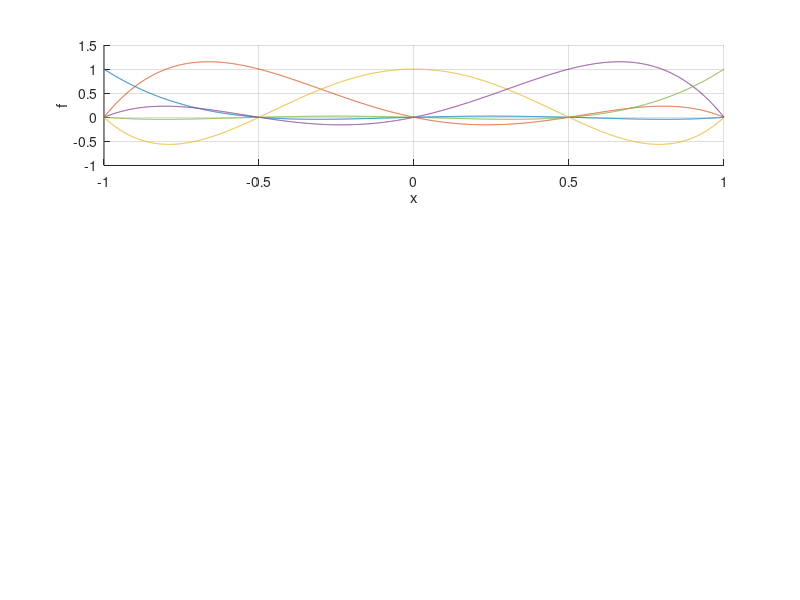

This chart was generated by the following MATLAB code: (Note: this script raises an error after producing the figure.)
function [f,df,DATAOUT] = LagrangePolynomial1Dgen(xLIMloc,x,DATALOC)
% See LagrangePolynomial1D_aux.mlx
if nargin == 0
    xLIMloc = [-1,1] ;
    x = linspace(-1,1,2000)' ;
    DATALOC.PORDER = 4 ;
end
PLOT_LOCAL = 1;


polORDER =DATALOC.PORDER ;


nnodes =polORDER + 1;
xnodes = linspace(xLIMloc(1),xLIMloc(2),nnodes) ;
Mpoints =   size(x,1) ;

DATAOUT.xnodes = xnodes ;

f = ones(Mpoints,nnodes) ;

for i = 1:(polORDER+1)
    for j =1:(polORDER+1)
        if i ~= j
            f(:,i) = f(:,i).*(x-xnodes(j))/(xnodes(i)-xnodes(j)) ;
        end
    end
end


if  PLOT_LOCAL == 1
    %  figure(45)
    
    subplot(3,1,1)
    xlabel('x')
    ylabel('f')
    hold on
    grid on
    for iplot = 1:size(f,2)
        plot(x,f(:,iplot)) ;
    end
end

% Derivatives, see LagrangePolynomial1D_aux.mlx
DATALOC = DefaultField(DATALOC,'EvaluateGradientsHere',1) ;
if DATALOC.EvaluateGradientsHere == 1
    
    df = zeros(Mpoints,nnodes) ;
    
    
    % "DIRECT" VERSION
    % ---------------
    % for i =1: (polORDER+1)
    %     for k=1:(polORDER+1)
    %
    %         % -----------------------------
    %         if k ~=i
    %              g = 1 ;
    %             for j=1:(polORDER+1)
    %                 if i~=j && j~=k
    %                     g = g.*(x-xnodes(j))/(xnodes(i)-xnodes(j)) ;
    %                 end
    %             end
    %              % -----------------------------
    %         df(:,i) = df(:,i) +  g/(xnodes(i)-xnodes(k)) ;
    %         end
    %
    %     end
    % end
    
    % Indirect way
    for i =1: (polORDER+1)
        df(:,i) = LagrangianDerLOC(Mpoints,polORDER,xnodes,x,i) ;
    end
    
    if  PLOT_LOCAL == 1
        %   figure(45)
        
        subplot(3,1,2)
        xlabel('x')
        ylabel('df/dx')
        hold on
        grid on
        for iplot = 1:size(df,2)
            plot(x,df(:,iplot)) ;
        end
    end
    
    
    
    
    % Second derivative , see LagrangePolynomial1D_aux.mlx
    %-----------------------------------------------------------
    ddf = zeros(Mpoints,nnodes) ;
    
    for i =1: (polORDER+1)
        for k = 1:(polORDER+1)
            if i~=k
                R =  LagrangianDERlocSUB(Mpoints,polORDER,xnodes,x,i,k);
                ddf(:,i) = ddf(:,i) + R/(xnodes(i)-xnodes(k)) ;
            end
        end
    end
    
    if  PLOT_LOCAL == 1
        %   figure(45)
        
        subplot(3,1,3)
        xlabel('x')
        ylabel('d2f/dx2')
        hold on
        grid on
        for iplot = 1:size(ddf,2)
            plot(x,ddf(:,iplot)) ;
        end
    end
    
else
    df = [] ; 
    ddf = [] ; 
end



%f= f ;
df = {df} ;
ddf = ddf ;

DATAOUT.ddf = ddf ;

end

function dfLOC = LagrangianDerLOC(Mpoints,polORDER,xnodes,x,i)

dfLOC = zeros(Mpoints,1) ;

for k=1:(polORDER+1)
    % -----------------------------
    if k ~=i
        g = 1 ;
        for j=1:(polORDER+1)
            if i~=j && j~=k
                g = g.*(x-xnodes(j))/(xnodes(i)-xnodes(j)) ;
            end
        end
        % -----------------------------
        dfLOC = dfLOC +  g/(xnodes(i)-xnodes(k)) ;
    end
end


end



function dfLOC = LagrangianDERlocSUB(Mpoints,polORDER,xnodes,x,i,k)

dfLOC = zeros(Mpoints,1) ;

for h=1:(polORDER+1)
    % -----------------------------
    if h ~=i && h ~=k
        g = 1 ;
        for j=1:(polORDER+1)
            if i~=j && j~=h && j~=k
                g = g.*(x-xnodes(j))/(xnodes(i)-xnodes(j)) ;
            end
        end
        % -----------------------------
        dfLOC = dfLOC +  g/(xnodes(i)-xnodes(h)) ;
    end
end


end